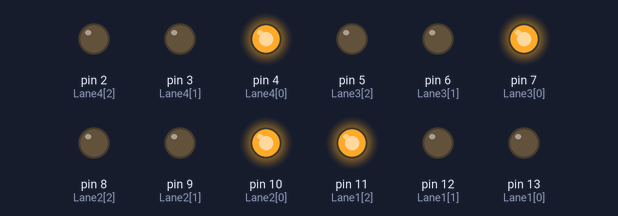
Bench run of a sketch on a simulated Arduino Uno, built with avr-gcc and run on an emulated ATmega328P. Parts: output pins drawn as LEDs (lit = HIGH).

Above: at 0.1 s.
At 30.1 s:
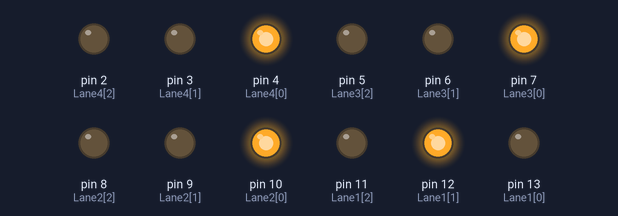
At 35.1 s:
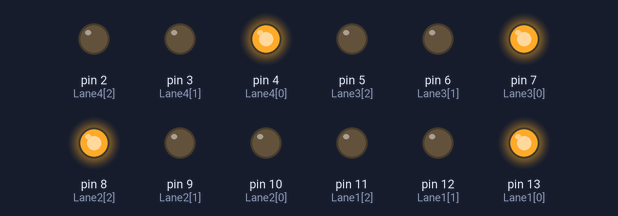
Timing chart, 0 to 36.6 s (numbered marks = the images above):
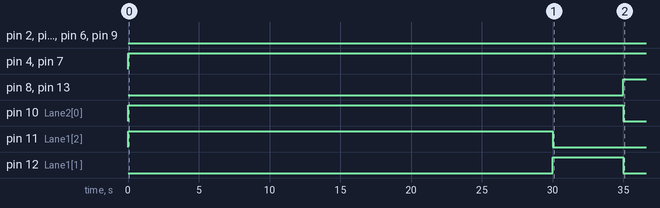

Measured:
- by itself, pin 4 (Lane4[0]), pin 7 (Lane3[0]): LOW → HIGH at 0.00 s
- by itself, pin 8 (Lane2[2]), pin 13 (Lane1[0]): LOW → HIGH at 35.0 s
- by itself, pin 10 (Lane2[0]): LOW → HIGH at 0.00 s, → LOW 35.0 s later
- by itself, pin 11 (Lane1[2]): LOW → HIGH at 0.00 s, → LOW 30.0 s later
- by itself, pin 12 (Lane1[1]): LOW → HIGH at 30.0 s, → LOW 5.0 s later

The sketch:

P1.ino
```cpp
/*
1- Implement four-way traffic control system using Arduino/Uno.
*/

// Define the pin numbers for each LED (Red, Yellow, Green) for each lane
int Lane1[] = {13, 12, 11}; // Lane 1 Red, Yellow, and Green LEDs
int Lane2[] = {10, 9, 8};   // Lane 2 Red, Yellow, and Green LEDs
int Lane3[] = {7, 6, 5};    // Lane 3 Red, Yellow, and Green LEDs
int Lane4[] = {4, 3, 2};    // Lane 4 Red, Yellow, and Green LEDs

void setup()
{
  // Set each LED pin as an output
  for (int i = 0; i < 3; i++)
  {
    pinMode(Lane1[i], OUTPUT);
    pinMode(Lane2[i], OUTPUT);
    pinMode(Lane3[i], OUTPUT);
    pinMode(Lane4[i], OUTPUT);
  }

  // Initialize all LEDs to be off
  for (int i = 0; i < 3; i++)
  {
    digitalWrite(Lane1[i], LOW);
    digitalWrite(Lane2[i], LOW);
    digitalWrite(Lane3[i], LOW);
    digitalWrite(Lane4[i], LOW);
  }
}

void loop()
{
  // Lane 1 Green ON, others Red
  digitalWrite(Lane1[2], HIGH); // Lane 1 Green ON
  digitalWrite(Lane3[0], HIGH); // Lane 3 Red ON
  digitalWrite(Lane4[0], HIGH); // Lane 4 Red ON
  digitalWrite(Lane2[0], HIGH); // Lane 2 Red ON
  delay(30000); // Wait for 30 seconds

  // Lane 1 Yellow ON (transition), Green OFF
  digitalWrite(Lane1[2], LOW); // Lane 1 Green OFF
  digitalWrite(Lane1[1], HIGH); // Lane 1 Yellow ON
  delay(5000); // Wait for 5 seconds
  digitalWrite(Lane1[1], LOW); // Lane 1 Yellow OFF
  digitalWrite(Lane2[0], LOW); // Lane 2 Red OFF

  // Lane 2 Green ON, others Red
  digitalWrite(Lane1[0], HIGH); // Lane 1 Red ON
  digitalWrite(Lane2[2], HIGH); // Lane 2 Green ON
  digitalWrite(Lane3[0], HIGH); // Lane 3 Red ON
  digitalWrite(Lane4[0], HIGH); // Lane 4 Red ON
  delay(30000); // Wait for 30 seconds

  // Lane 2 Yellow ON (transition), Green OFF
  digitalWrite(Lane2[2], LOW); // Lane 2 Green OFF
  digitalWrite(Lane2[1], HIGH); // Lane 2 Yellow ON
  delay(5000); // Wait for 5 seconds
  digitalWrite(Lane2[1], LOW); // Lane 2 Yellow OFF
  digitalWrite(Lane3[0], LOW); // Lane 3 Red OFF

  // Lane 3 Green ON, others Red
  digitalWrite(Lane1[0], HIGH); // Lane 1 Red ON
  digitalWrite(Lane2[0], HIGH); // Lane 2 Red ON
  digitalWrite(Lane3[2], HIGH); // Lane 3 Green ON
  digitalWrite(Lane4[0], HIGH); // Lane 4 Red ON
  delay(30000); // Wait for 30 seconds

  // Lane 3 Yellow ON (transition), Green OFF
  digitalWrite(Lane3[2], LOW); // Lane 3 Green OFF
  digitalWrite(Lane3[1], HIGH); // Lane 3 Yellow ON
  delay(5000); // Wait for 5 seconds
  digitalWrite(Lane3[1], LOW); // Lane 3 Yellow OFF
  digitalWrite(Lane4[0], LOW); // Lane 4 Red OFF

  // Lane 4 Green ON, others Red
  digitalWrite(Lane1[0], HIGH); // Lane 1 Red ON
  digitalWrite(Lane2[0], HIGH); // Lane 2 Red ON
  digitalWrite(Lane3[0], HIGH); // Lane 3 Red ON
  digitalWrite(Lane4[2], HIGH); // Lane 4 Green ON
  delay(30000); // Wait for 30 seconds

  // Lane 4 Yellow ON (transition), Green OFF
  digitalWrite(Lane4[2], LOW); // Lane 4 Green OFF
  digitalWrite(Lane4[1], HIGH); // Lane 4 Yellow ON
  delay(5000); // Wait for 5 seconds
  digitalWrite(Lane4[1], LOW); // Lane 4 Yellow OFF
  digitalWrite(Lane1[0], LOW); // Lane 1 Red OFF
}
```
